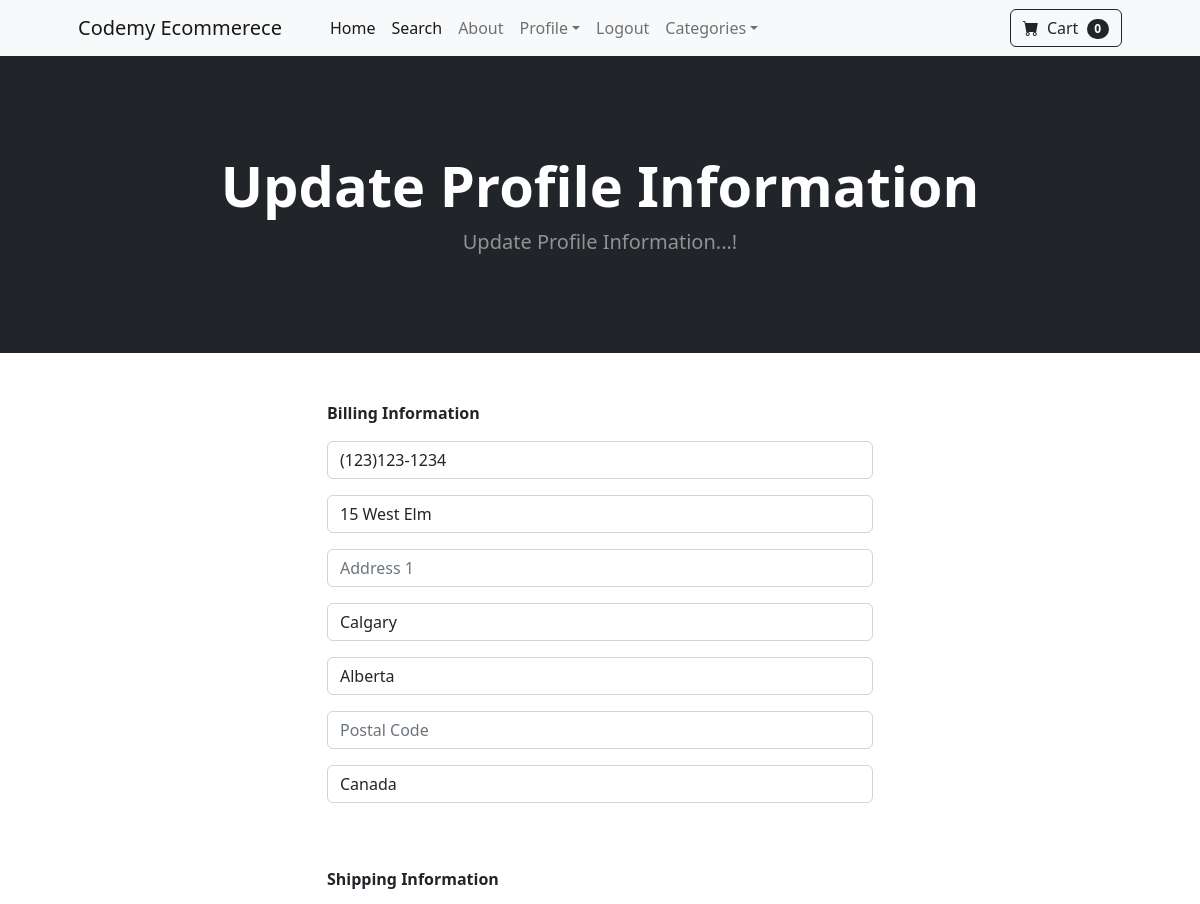
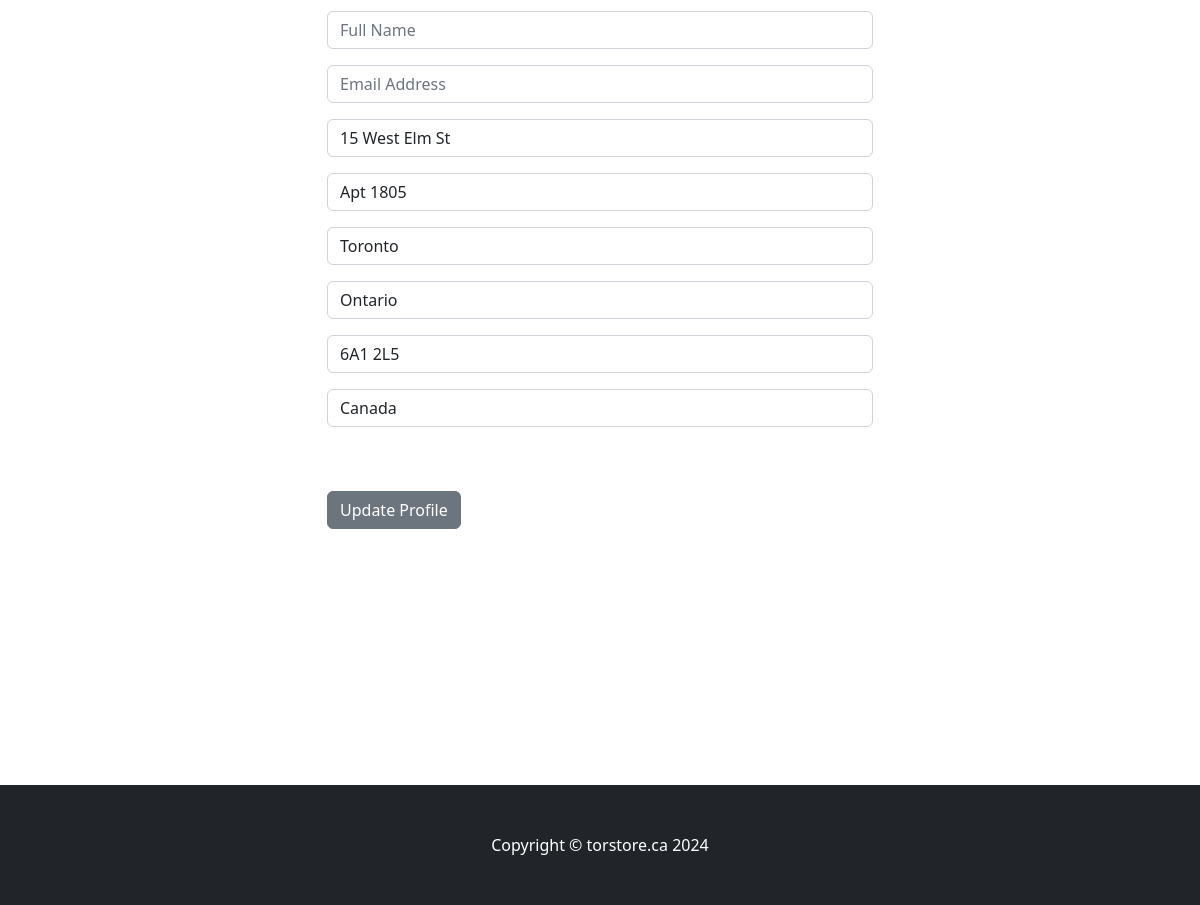
The page /update_info/ (signed in) on the database its author committed (2 pictures, top to bottom).
### store/models.py (models this page shows, shortened)
class Profile(models.Model):
    user = models.OneToOneField(User, on_delete=models.CASCADE) # We associate one prfile to one user (relationship)
    date_modified = models.DateTimeField(User, auto_now=True)
    phone = models.CharField(max_length=20, blank=True)
    address1 = models.CharField(max_length=200, blank=True)
    address2 = models.CharField(max_length=200, blank=True)
    city = models.CharField(max_length=200, blank=True)
    province = models.CharField(max_length=200, blank=True)
    postalcode = models.CharField(max_length=200, blank=True)
    country = models.CharField(max_length=200, blank=True)
    old_cart = models.CharField(max_length=200, blank=True, null=True)
    def create_profile(sender, instance, created, **kwargs):
        if created:
            user_profile = Profile(user=instance)
            user_profile.save()
    post_save.connect(create_profile, sender=User)

### payment/models.py (models this page shows, shortened)
class ShippingAddress(models.Model):
    user = models.ForeignKey(User, on_delete=models.CASCADE, null=True, blank=True)
    shipping_full_name = models.CharField(max_length=255)
    shipping_email = models.CharField(max_length=255)
    shipping_address1 = models.CharField(max_length=255)
    shipping_address2 = models.CharField(max_length=255, null=True, blank=True)
    shipping_city = models.CharField(max_length=255)
    shipping_province = models.CharField(max_length=255, null=True, blank=True)
    shipping_postalcode = models.CharField(max_length=255, null=True, blank=True)
    shipping_country = models.CharField(max_length=255)
    class Meta:
        verbose_name_plural = 'Shipping Address'

### store/views.py (the view)
# urls.py: path('update_info/', views.update_info, name='update_info'),
def update_info(request):
    if request.user.is_authenticated:
        current_user = Profile.objects.get(user__id=request.user.id)
        shipping_user = ShippingAddress.objects.get(user__id=request.user.id)
        form = UserInfoForm(request.POST or None, instance=current_user)
        shipping_form = ShippingForm(request.POST or None, instance=shipping_user)
        if form.is_valid() or shipping_form.is_valid():
            form.save()
            shipping_form.save()
            messages.success(request, "Your Information Has Been Updated: " )
            return redirect('home')
        return render(request, 'update_info.html', {'form': form, 'shipping_form':shipping_form})
    else:
        messages.success(request, ("You Must Be logged In to Access This Page ..."))
        return redirect('home')

### store/forms.py
class UserInfoForm(forms.ModelForm):
	phone = forms.CharField(label='', widget=forms.TextInput(attrs={'class':'form-control','placeholder':'Phone'}), required=False)
	address1 = forms.CharField(label='', widget=forms.TextInput(attrs={'class':'form-control','placeholder':'Address 1'}), required=False)
	address2 = forms.CharField(label='', widget=forms.TextInput(attrs={'class':'form-control','placeholder':'Address 1'}), required=False)
	city = forms.CharField(label='', widget=forms.TextInput(attrs={'class':'form-control','placeholder':'City'}), required=False)
	province = forms.CharField(label='', widget=forms.TextInput(attrs={'class':'form-control','placeholder':'Province'}), required=False)
	postalcode = forms.CharField(label='', widget=forms.TextInput(attrs={'class':'form-control','placeholder':'Postal Code'}), required=False)
	country = forms.CharField(label='', widget=forms.TextInput(attrs={'class':'form-control','placeholder':'Country'}), required=False)
	class Meta:
		model = Profile
		fields = ('phone', 'address1', 'address2', 'city', 'province', 'postalcode', 'country')

### cart/cart.py (called while the page is built)
    def __len__(self):
        return len(self.cart)

### cart/context_processors.py (called while the page is built)
def cart(request):
    return {'cart': Cart(request)}

### store/templates/update_info.html (shortened to what this page needs)
{% extends 'home.html' %} {% block content %}
<header class="bg-dark py-5">
	<div class="container px-4 px-lg-5 my-5">
		<div class="text-center text-white">
			<h1 class="display-4 fw-bolder">Update Profile Information</h1>
			<p class="lead fw-normal text-white-50 mb-0">Update Profile Information...!</p>
		</div>
	</div>
</header>
<div class="container">
	<div class="row">
			<div class="col-md-6 offset-md-3">
                <p align = "justify">
                <br/><br/>
                <strong>Billing Information</strong>
                <form method="POST" action="{% url 'update_info' %}">
    {{ form.as_p }}
    <br/><br/>
    <strong>Shipping Information</strong>
        <br/><br/>
    {{ shipping_form.as_p }}
    <br/><br/>
    <button type="submit" class="btn btn-secondary">Update Profile</button>
</form>
<br/><br/>
<br/><br/>
                <br/><br/><br/><br/>
                <br/><br/>
            </div>
	</div>
</div>
{% endblock content %}

### rows shown on the page
Profile: phone "(123)123-1234", address1 "15 West Elm", city "Calgary", province "Alberta", country "Canada"
ShippingAddress: shipping_address1 "15 West Elm St", shipping_address2 "Apt 1805", shipping_city "Toronto", shipping_province "Ontario", shipping_postalcode "6A1 2L5", shipping_country "Canada"

### other values the page prints
{{ cart|length }} "0"
